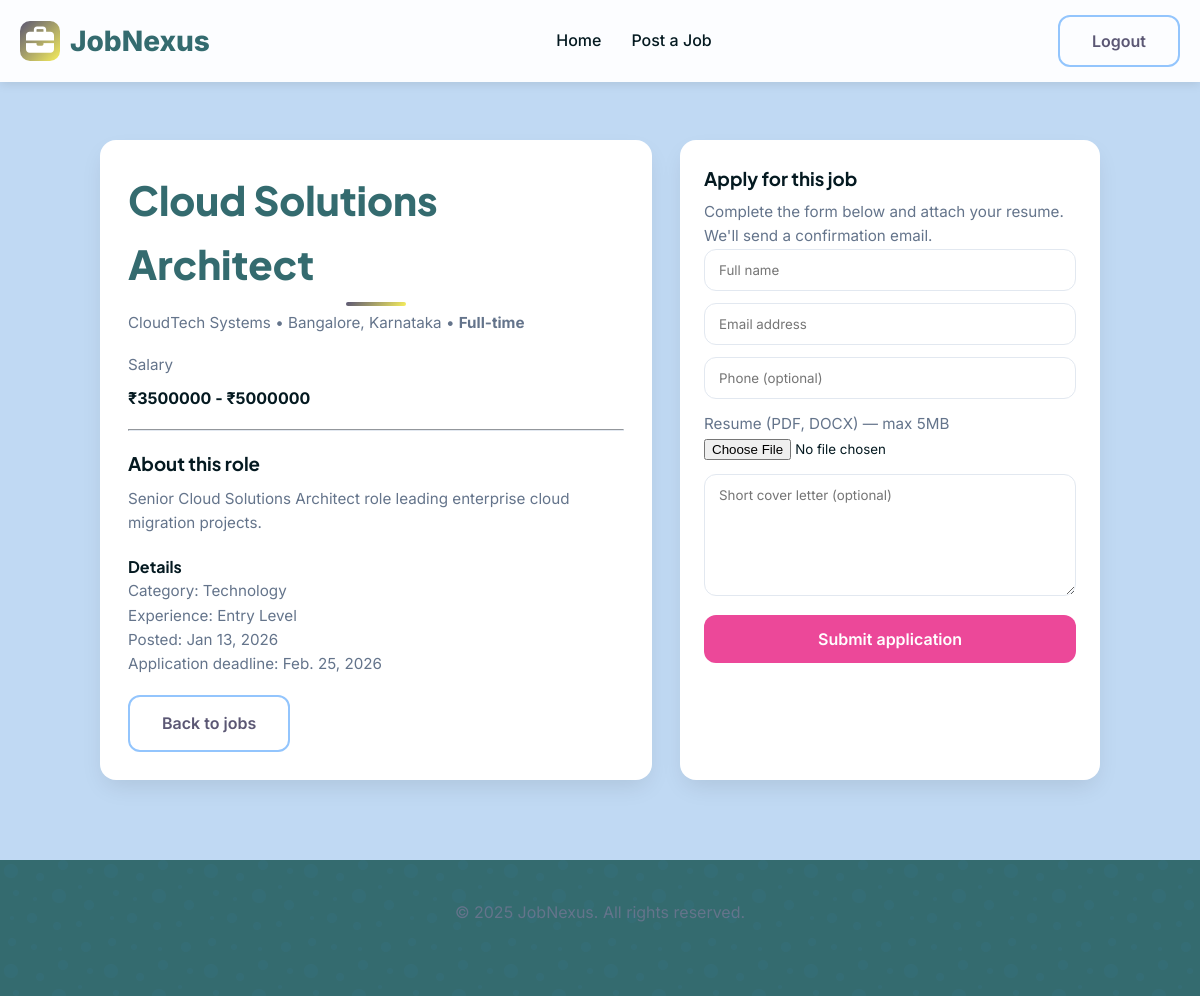
/jobs/12/apply/ (signed in), run on the app's committed database.
### jobs/models.py (models this page shows, shortened)
class Job(models.Model):
    JOB_TYPE_CHOICES = [
        ('Full-time', 'Full-time'),
        ('Part-time', 'Part-time'),
        ('Contract', 'Contract'),
        ('Remote', 'Remote'),
        ('Internship', 'Internship'),
    ]
    JOB_CATEGORY_CHOICES = [
        ('Technology', 'Technology'),
        ('Finance', 'Finance'),
        ('Healthcare', 'Healthcare'),
        ('Education', 'Education'),
        ('Marketing', 'Marketing'),
        ('Sales', 'Sales'),
        ('Design', 'Design'),
        ('Other', 'Other'),
    ]
    title = models.CharField(max_length=200)
    company = models.CharField(max_length=150)
    company_website = models.URLField(
        max_length=300,
        blank=True,
        null=True
    )
    company_email = models.EmailField(
        max_length=254
    )
    company_phone = models.CharField(
    max_length=20,
    help_text="Include country code, e.g. +91XXXXXXXXXX"
    )
    location = models.CharField(max_length=100)
    category = models.CharField(max_length=100, choices=JOB_CATEGORY_CHOICES)
    experience = models.CharField(
        max_length=100,
        choices=[
            ('Entry Level', 'Entry Level'),
            ('Mid Level', 'Mid Level'),
            ('Senior Level', 'Senior Level'),
            ('Executive', 'Executive'),
        ]
    )
    job_type = models.CharField(
        max_length=20,
        choices=JOB_TYPE_CHOICES
    )
    number_of_positions = models.PositiveIntegerField(
        default=1
    )
    salary_min = models.IntegerField()
    salary_max = models.IntegerField()
    application_deadline = models.DateField()
    description = models.TextField()
    posted_at = models.DateTimeField(auto_now_add=True)

### jobs/views.py (the view, shortened to what this page needs)
# urls.py: path('jobs/<int:job_id>/apply/', apply_job, name='apply_job'),
@login_required(login_url='/login/')
def apply_job(request, job_id):
    job = get_object_or_404(Job, id=job_id)
    return render(request, 'jobs/apply_job.html', {'job': job})

### jobs/templates/jobs/apply_job.html (shortened to what this page needs)
{% load static %}
<!DOCTYPE html>
<html lang="en">
<head>
  <link rel="stylesheet" href="https://cdnjs.cloudflare.com/ajax/libs/font-awesome/7.0.0/css/all.min.css">
  <link rel="stylesheet" href="{% static 'jobs/css/style.css' %}">
</head>
<body>
  <header>
    <div class="container nav-container">
      <a href="{% url 'home' %}" class="logo"><div class="logo-icon"><i class="fas fa-briefcase"></i></div>JobNexus</a>
      <nav>
        <ul class="nav-menu">
          <li><a href="{% url 'home' %}" class="nav-link">Home</a></li>
          {% if user.is_authenticated %}
            <li><a href="{% url 'post_job' %}" class="nav-link">Post a Job</a></li>
          {% else %}
            <li><a href="{% url 'login' %}?next={% url 'post_job' %}" class="nav-link">Post a Job</a></li>
          {% endif %}
        </ul>
      </nav>
      <div class="nav-actions">
        {% if user.is_authenticated %}
          <form method="post" action="{% url 'logout' %}" style="display:inline;">
            <button type="submit" class="btn btn-secondary">Logout</button>
          </form>
        {% else %}
          <a href="{% url 'login' %}" class="btn btn-secondary">Login</a>
          <a href="{% url 'register' %}" class="btn">Register</a>
        {% endif %}
      </div>
    </div>
  </header>
  <main class="apply-wrapper">
    <div class="container">
      <div class="apply-card">
        <div class="job-panel">
          <h2 class="section-title">{{ job.title }}</h2>
          <div class="muted">{{ job.company }} • {{ job.location }} • <strong>{{ job.job_type }}</strong></div>
          <div style="margin:18px 0 8px;" class="muted">Salary</div>
          <div style="font-weight:700">₹{{ job.salary_min }} - ₹{{ job.salary_max }}</div>
          <hr style="margin:18px 0;border-color:var(--gray-light)">
          <h3 style="margin-bottom:8px">About this role</h3>
          <p class="muted">{{ job.description|linebreaksbr }}</p>
          <h4 style="margin-top:18px">Details</h4>
          <ul class="muted">
            <li>Category: {{ job.category }}</li>
            <li>Experience: {{ job.experience }}</li>
            <li>Posted: {{ job.posted_at|date:"M j, Y" }}</li>
            <li>Application deadline: {{ job.application_deadline|default:"N/A" }}</li>
          </ul>
          <div style="margin-top:18px">
            <a href="{% url 'home' %}" class="btn btn-secondary">Back to jobs</a>
          </div>
        </div>
        <div class="apply-panel">
          <h3 style="margin-bottom:6px">Apply for this job</h3>
          <p class="muted">Complete the form below and attach your resume. We'll send a confirmation email.</p>
          <form method="post" action="" enctype="multipart/form-data">
            <input class="apply-input" type="text" name="full_name" placeholder="Full name" required>
            <input class="apply-input" type="email" name="email" placeholder="Email address" required>
            <input class="apply-input" type="tel" name="phone" placeholder="Phone (optional)">
            <div class="apply-file">
              <label class="muted">Resume (PDF, DOCX) — max 5MB</label>
              <input type="file" name="resume" accept="application/pdf,application/msword,application/vnd.openxmlformats-officedocument.wordprocessingml.document" required>
            </div>
            <textarea class="apply-input" name="cover_letter" rows="6" placeholder="Short cover letter (optional)"></textarea>
            <button type="submit" class="btn btn-accent" style="width:100%">Submit application</button>
          </form>
        </div>
      </div>
    </div>
  </main>
  <footer>
    <div class="container">
      <div style="padding:40px 0;text-align:center;color:var(--gray)">© 2025 JobNexus. All rights reserved.</div>
    </div>
  </footer>
</body>
</html>

### jobs/static/jobs/css/style.css (style rules this page uses)
:root { --primary: #5b5774; --primary-dark: #8ae1d1; --primary-light: #93c5fd; --secondary: #f6ee5c; --accent: #ec4899; --dark: #041920; --darker: #346b6f; --light: #c0d9f3; --lighter: #ffffff; --gray: #64748b; --gray-light: #e2e8f0; --gray-lighter: #f1f5f9; --success: #10b981; --warning: #f59e0b; --error: #ef4444; --radius: 12px; --radius-lg: 16px; --shadow: 0 10px 25px -5px rgba(0, 0, 0, 0.1); --shadow-lg: 0 20px 40px -10px rgba(0, 0, 0, 0.15); --transition: all 0.3s ease; --gradient: linear-gradient(135deg, var(--primary), var(--secondary)); }
* { margin: 0; padding: 0; box-sizing: border-box; }
body { font-family: 'Inter', sans-serif; color: var(--dark); line-height: 1.6; background-color: var(--light); overflow-x: hidden; }
h1, h2, h3, h4, h5, h6 { font-family: 'Plus Jakarta Sans', sans-serif; font-weight: 700; }
a { text-decoration: none; color: inherit; }
ul { list-style: none; }
input, select, button, textarea { font-family: inherit; }
.container { width: 100%; max-width: 1200px; margin: 0 auto; padding: 0 20px; }
input { font-family: 'Inter', sans-serif; }
.btn { display: inline-flex; align-items: center; justify-content: center; gap: 8px; padding: 14px 32px; background: var(--gradient); color: white; border-radius: var(--radius); font-weight: 600; transition: var(--transition); border: none; cursor: pointer; font-size: 16px; position: relative; overflow: hidden; z-index: 1; }
.btn::before { content: ''; position: absolute; top: 0; left: 0; width: 0%; height: 100%; background: linear-gradient(135deg, var(--primary-dark), var(--secondary)); transition: var(--transition); z-index: -1; }
.btn-secondary { background: transparent; color: var(--primary); border: 2px solid var(--primary-light); }
.btn-secondary::before { display: none; }
.btn-accent { background: var(--accent); }
.btn-accent::before { background: #db2777; }
header { position: fixed; top: 0; left: 0; width: 100%; background: rgba(255, 255, 255, 0.95); backdrop-filter: blur(10px); z-index: 1000; box-shadow: 0 2px 10px rgba(0, 0, 0, 0.1); padding: 15px 0; transition: var(--transition); }
.nav-container { display: flex; justify-content: space-between; align-items: center; }
.logo { font-size: 28px; font-weight: 800; color: var(--darker); display: flex; align-items: center; gap: 10px; }
.logo-icon { width: 40px; height: 40px; background: var(--gradient); border-radius: 10px; display: flex; align-items: center; justify-content: center; color: white; }
.nav-menu { display: flex; gap: 30px; }
.nav-link { font-weight: 500; transition: var(--transition); position: relative; }
.nav-link::after { content: ''; position: absolute; bottom: -5px; left: 0; width: 0; height: 2px; background: var(--gradient); transition: var(--transition); }
.nav-actions { display: flex; align-items: center; gap: 15px; }
.section-title { font-size: 2.8rem; font-weight: 800; margin-bottom: 15px; color: var(--darker); position: relative; display: inline-block; }
.section-title::after { content: ''; position: absolute; bottom: -10px; left: 50%; transform: translateX(-50%); width: 60px; height: 4px; background: var(--gradient); border-radius: 2px; }
footer { background: var(--darker); color: white; padding: 0 0 30px; position: relative; }
footer::before { content: ''; position: absolute; top: 0; left: 0; width: 100%; height: 100%; }
@media (max-width: 1200px) { .section-title { font-size: 2.5rem; } }

### jobs/templates/jobs/apply_job.html (style rules this page uses)
.apply-wrapper { padding: 140px 20px 80px; min-height: 70vh; }
.apply-card { max-width: 1000px; margin: 0 auto; display: grid; grid-template-columns: 1fr 420px; gap: 28px; }
.job-panel { background: white; padding: 28px; border-radius: 16px; box-shadow: var(--shadow); }
.apply-panel { background: white; padding: 24px; border-radius: 16px; box-shadow: var(--shadow); }
.apply-input { width:100%; padding:12px 14px; border:1px solid var(--gray-light); border-radius:12px; margin-bottom:12px; }
.apply-file { margin-bottom:12px; }
.muted { color:var(--gray); font-size:0.95rem; }

### data on the page
Job: title "Cloud Solutions Architect", company "CloudTech Systems", location "Bangalore, Karnataka", job_type "Full-time", salary_min "3500000", salary_max "5000000", description "Senior Cloud Solutions Architect role leading enterprise cloud migration projects.", category "Technology", experience "Entry Level", posted_at "Jan 13, 2026", application_deadline "Feb. 25, 2026"
